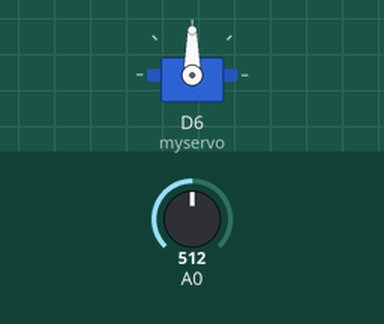
The sketch below on a simulated ESP8266 (NodeMCU). Shown: servo. The test bench sets the inputs (shaded band); at power-on: A0 = 512. WiFi joins after 1.5 s; servers stay silent unless stated; what the sketch prints to the serial monitor is not drawn.

Above: at 2.7 s.
2.8 s: A0 set to 688
4.4 s: A0 set to 708
At 7.2 s:
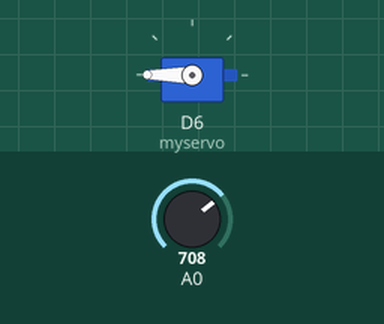
7.4 s: A0 set to 360
9.9 s: A0 set to 332
At 11.92 s:
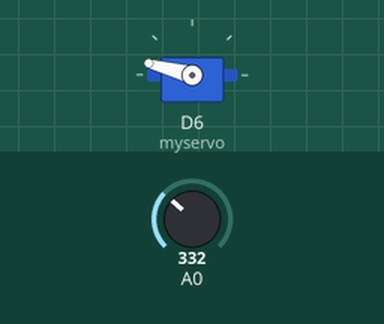
At 14.8 s:
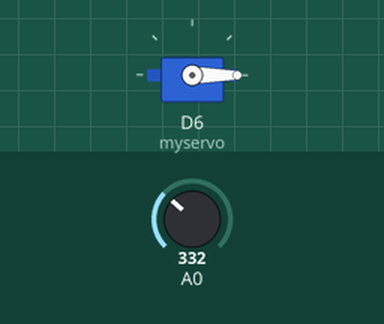
Timing chart, 0 to 15.7 s (numbered marks = the images above; inputs shaded):
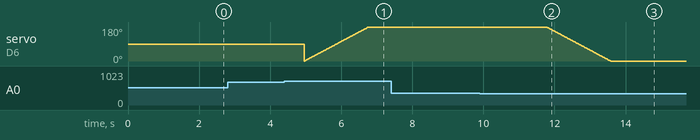

Measured:
- the behaviour switches between 699 and 700 on A0 (found by bisection; images 0 and 1)
- the behaviour switches between 350 and 349 on A0 (found by bisection; images 1 and 2)
- after the input at 2.8 s, every drawn part: stays the same
- after the input at 7.4 s, every drawn part: stays the same
- after the input at 9.9 s, servo on D6 (myservo): moves from 180° to 0° over 1.8 s, starting after 1.9 s

The sketch:

SmartWateringSystem.ino
```cpp
#include<ESP8266WiFi.h>
#include<Servo.h>
#include<ThingSpeak.h>

WiFiClient client;
Servo myservo;


int pos;
long ChannelNo=  1226908;
char myAPIKey[]= "NJ4XMG411ENBPI7S";

void setup() {
  // put your setup code here, to run once:
  Serial.begin(9600);
  myservo.attach(D6);
  WiFi.begin("BOSS", "Rahul_2000");
  while(WiFi.status()!= WL_CONNECTED)
  {
    Serial.print("...");
    delay(100);
  }
  Serial.println();
  Serial.println("NodeMCU is connected!");
  Serial.println(WiFi.localIP());
  ThingSpeak.begin(client);
}

void loop() {
  // put your main code here, to run repeatedly:
  float x= analogRead(A0);
  Serial.print("Moisture value=");Serial.println(x);
  ThingSpeak.writeField(ChannelNo, 1, x, myAPIKey);
  if(x >= 700)
  {
    for(pos=0; pos<=180; pos+= 1)
    {
      myservo.write(pos);
      delay(10);
    }
    Serial.print("Watering");
    while(x>=350)
    {
      Serial.print("...");
      x= analogRead(A0);
      delay(1000);
    }
    Serial.print("Done watering :)");
    for(pos=180; pos>=0; pos-=1)
    {
      myservo.write(pos);
      delay(10);
    }
  }
  delay(50);
}
```
